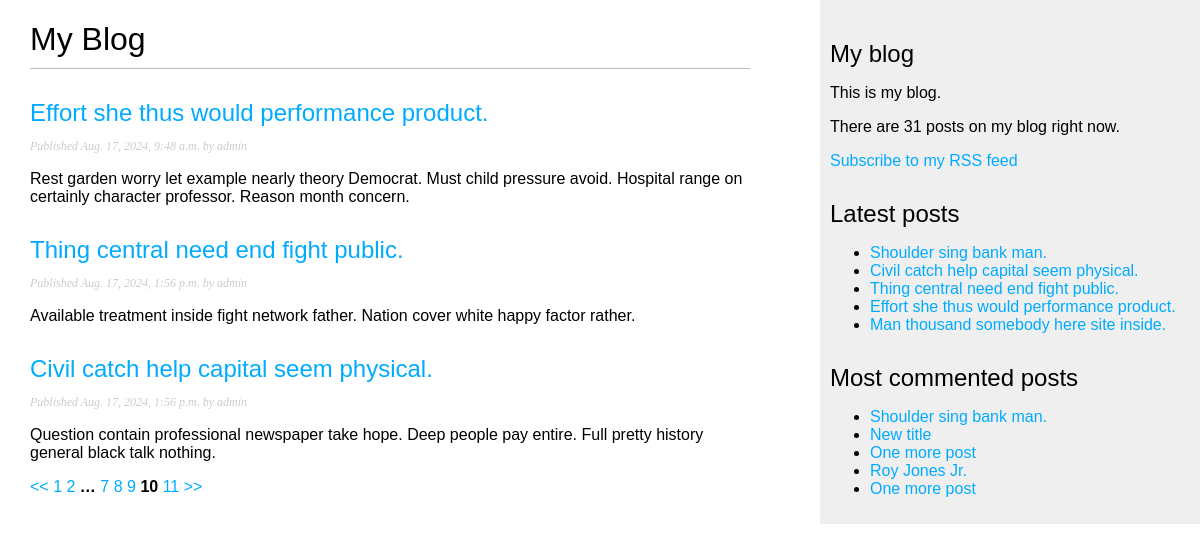
The app's page /blog/?page=10 with its own data.
### blog/models.py (models this page shows, shortened)
class Post(models.Model):
    class Status(models.TextChoices):
        DRAFT = "DR", "Draft",
        PUBLISHED = "PB", "Published"
    title = models.CharField(max_length=250)
    slug = models.SlugField(max_length=250)
    body = models.TextField()
    created = models.DateTimeField(auto_now_add=True)
    publish = models.DateTimeField(default=timezone.now)
    updated = models.DateTimeField(auto_now=True)
    status = models.CharField(max_length=2, choices=Status.choices, default=Status.DRAFT)
    author = models.ForeignKey(User, on_delete=models.CASCADE)
    tags = TaggableManager()
    objects = models.Manager() # Default manager
    published = PublishedManager() # Custom manager that returns published objects
    class Meta:
        ordering = ["publish"]
        indexes = [
            models.Index(fields=["-publish"]),
        ]
    def get_absolute_url(self):
        return reverse("blog:post_detail", args=[self.publish.year, self.publish.month, self.publish.day, self.slug])

### blog/views.py (the view)
# urls.py: path('', views.post_list, name='post_list'),
def post_list(request, tag_slug=None):
    post_list = Post.published.all()
    tag = None
    if tag_slug:
        tag = get_object_or_404(Tag, slug=tag_slug)
        post_list = post_list.filter(tags__slug = tag_slug)
    paginator = Paginator(post_list, 3)
    page_number = int(request.GET.get("page", 1))
    try:
        posts = paginator.page(page_number)
    except EmptyPage:
        posts = paginator.page(paginator.num_pages)
    except PageNotAnInteger:
        posts = paginator.page(1)
    posts.adjusted_elided_pages = posts.paginator.get_elided_page_range(number=page_number, on_each_side=3, on_ends=2)
    return render(request, 'blog/post/list.html', {"posts": posts, "current_page_number": page_number, "tag": tag})

### blog/models.py (called while the page is built)
    def get_queryset(self):
        return super().get_queryset().filter(status=Post.Status.PUBLISHED)

### blog/templatetags/blog_tags.py (called while the page is built)
@register.simple_tag
def total_posts():
    return Post.published.count()

@register.inclusion_tag("blog/post/latest_posts.html")
def show_latest_posts(count=5):
    latest_posts = Post.published.order_by("-publish")[:count]
    return {"latest_posts": latest_posts}

@register.simple_tag
def get_most_commented_posts(count=5):
    return Post.published.annotate(total_comments=Count("comments")).order_by("-total_comments")[:count]

@register.filter(name="markdown")
def markdown_format(text):
    return mark_safe(markdown.markdown(text))

### blog/templates/blog/post/list.html (shortened to what this page needs)
{% extends "blog/base.html" %}
{% load blog_tags %}
{% block content %}
    <h1>My Blog</h1>
    {% for post in posts %}
        <h2>
            <a href="{{ post.get_absolute_url }}">
                {{post.title}}
            </a>
        </h2>
        <p class="date">
            Published {{post.publish}} by {{post.author}}
        </p>
        {{post.body|markdown|truncatewords_html:30}}
    {% endfor %}
    {% include "pagination.html" with page=posts %}
{% endblock %}

### blog/templates/blog/base.html (shortened to what this page needs)
{% load static %}
{% load blog_tags %}
<!DOCTYPE html>
<html lang="en">
<head>
    <link rel="stylesheet" href="{% static 'css/blog.css' %}">
</head>
<body>
    <div id="content">
        {% block content %}
        {% endblock %}
    </div>
    <div id="sidebar">
        <h2>My blog</h2>
        <p>
            This is my blog.
        </p>
        <p>
            There are {% total_posts %} posts on my blog right now.
        </p>
        <p>
            <a href="{% url 'blog:post_feed' %}">Subscribe to my RSS feed</a>
        </p>
        <h2>Latest posts</h2>
        {% show_latest_posts %}
        <h2>Most commented posts</h2>
        {% get_most_commented_posts as most_commented_posts %}
        <ul>
            {% for post in most_commented_posts %}
                <li>
                    <a href="{{post.get_absolute_url}}">{{post.title}}</a>
                </li>
            {% endfor %}
        </ul>
    </div>
</body>
</html>

### blog/templates/blog/post/latest_posts.html
<ul>
    {% for post in latest_posts %}
        <li>
            <a href="{{post.get_absolute_url}}">{{post.title}}</a>
        </li>
    {% endfor %}
</ul>

### blog/static/css/blog.css (style rules this page uses)
body { margin:0; padding:0; font-family:helvetica, sans-serif; }
a { color:#00abff; text-decoration:none; }
h1 { font-weight:normal; border-bottom:1px solid #bbb; padding:0 0 10px 0; }
h2 { font-weight:normal; margin:30px 0 0; }
#content { float:left; width:60%; padding:0 0 0 30px; }
#sidebar { float:right; width:30%; padding:10px; background:#efefef; height:100%; }
p.date { color:#ccc; font-family: georgia, serif; font-size: 12px; font-style: italic; }

### records on screen
Post: title "Effort she thus would performance product.", publish "Aug. 17, 2024, 9:48 a.m.", author "admin", body "Rest garden worry let example nearly theory Democrat. Must child pressure avoid. Hospital range on certainly character professor. Reason month concern."
Post: title "Thing central need end fight public.", publish "Aug. 17, 2024, 1:56 p.m.", author "admin", body "Available treatment inside fight network father. Nation cover white happy factor rather."
Post: title "Civil catch help capital seem physical.", publish "Aug. 17, 2024, 1:56 p.m.", author "admin", body "Question contain professional newspaper take hope. Deep people pay entire. Full pretty history general black talk nothing."
Post: title "Shoulder sing bank man."
Post: title "Man thousand somebody here site inside."
Post: title "New title"
Post: title "One more post"
Post: title "Roy Jones Jr."
Post: title "One more post"

### other values on screen
{{ page_number }} "1" "2" "7" "8" "9" "11"
{{ page_number }} "…" "10"
